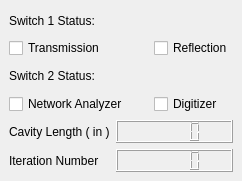
<?xml version="1.0" encoding="UTF-8"?>
<ui version="4.0">
 <class>ComboStatusPanel</class>
 <widget class="QDockWidget" name="ComboStatusPanel">
  <property name="geometry">
   <rect>
    <x>0</x>
    <y>0</y>
    <width>242</width>
    <height>181</height>
   </rect>
  </property>
  <property name="windowTitle">
   <string>Multi-Status</string>
  </property>
  <widget class="QWidget" name="dockWidgetContents">
   <layout class="QGridLayout" name="gridLayout">
    <item row="0" column="0" colspan="3">
     <widget class="QLabel" name="label_3">
      <property name="text">
       <string>Switch 1 Status:</string>
      </property>
     </widget>
    </item>
    <item row="1" column="0">
     <widget class="QCheckBox" name="transmissionBox">
      <property name="text">
       <string>Transmission</string>
      </property>
     </widget>
    </item>
    <item row="1" column="2">
     <widget class="QCheckBox" name="reflectionBox">
      <property name="text">
       <string>Reflection</string>
      </property>
     </widget>
    </item>
    <item row="2" column="0" colspan="3">
     <widget class="QLabel" name="label_4">
      <property name="text">
       <string>Switch 2 Status:</string>
      </property>
     </widget>
    </item>
    <item row="3" column="0" colspan="2">
     <widget class="QCheckBox" name="networkAnalyzerBox">
      <property name="text">
       <string>Network Analyzer</string>
      </property>
     </widget>
    </item>
    <item row="3" column="2">
     <widget class="QCheckBox" name="digitizerBox">
      <property name="text">
       <string>Digitizer</string>
      </property>
     </widget>
    </item>
    <item row="4" column="0">
     <widget class="QLabel" name="label">
      <property name="text">
       <string>Cavity Length ( in )</string>
      </property>
     </widget>
    </item>
    <item row="4" column="1" colspan="2">
     <widget class="QLCDNumber" name="cavLengthLCD"/>
    </item>
    <item row="5" column="0">
     <widget class="QLabel" name="label_2">
      <property name="text">
       <string>Iteration Number</string>
      </property>
     </widget>
    </item>
    <item row="5" column="1" colspan="2">
     <widget class="QLCDNumber" name="iterNumberLCD"/>
    </item>
   </layout>
  </widget>
 </widget>
 <resources/>
 <connections/>
</ui>
